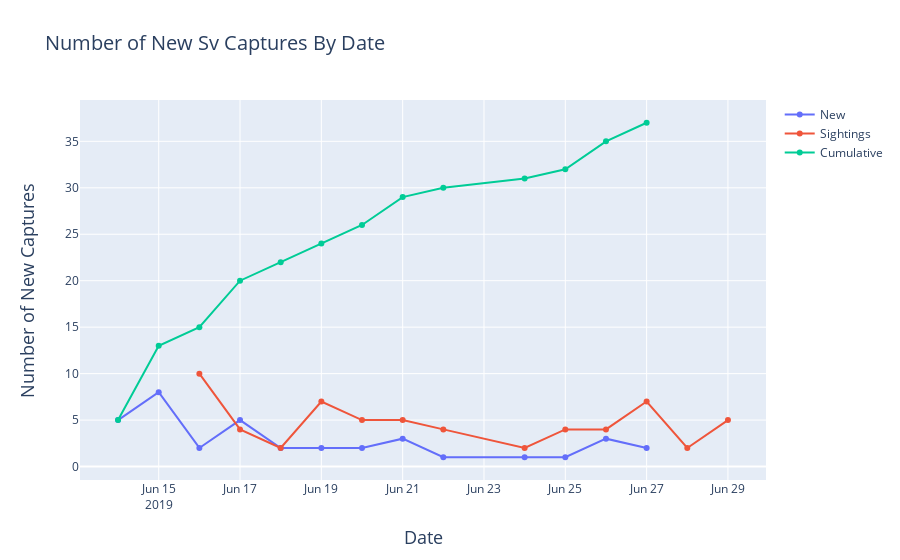

Notebook cell for this chart:
### Markdown cell above
## _Sceloporus virgatus_

### Code cell
species ='Sv'
# from datetime import datetime
New = go.Scatter(x=nCaptures.loc[nCaptures.Species==species].Date.sort_values(), 
                y=nCaptures.loc[nCaptures.Species==species].Painted,
               mode = 'lines+markers',  name = 'New')
Sighting =  go.Scatter(x=nCaptures.loc[nCaptures.Species==species].Date.sort_values(), 
                y=nCaptures.loc[nCaptures.Species==species].Sighting,
               mode = 'lines+markers',  name = 'Sightings')
Cumulative =  go.Scatter(x=nCaptures.loc[nCaptures.Species==species].Date.sort_values(), 
                y=nCaptures.loc[nCaptures.Species==species].cumulativeNew,
               mode = 'lines+markers',  name = 'Cumulative')

data = [New,Sighting,Cumulative]
layout = go.Layout(
    title = 'Number of New {} Captures By Date'.format(species),
    titlefont = dict(
        size = 20),
    xaxis = dict(
#         dtick = 1,
        title = 'Date',
        titlefont = dict(
            size = 18)),
    yaxis = dict(
        title = 'Number of New Captures',
        titlefont = dict(
            size = 18)))
fig = go.Figure(
        data = data,
        layout = layout)
iplot(fig,
         filename = 'Number of New {} Captures By Date for {}.html'.format(species, year))

### Figure 1 — Plotly figure (JSON) as saved in the notebook; plotly's stock layout.template omitted (floating-point values rounded to 4 significant figures)
{"data": [{"mode": "lines+markers", "name": "New", "type": "scatter", "x": ["2019-06-14T00:00:00", "2019-06-15T00:00:00", "2019-06-16T00:00:00", "2019-06-17T00:00:00", "2019-06-18T00:00:00", "2019-06-19T00:00:00", "2019-06-20T00:00:00", "2019-06-21T00:00:00", "2019-06-22T00:00:00", "2019-06-24T00:00:00", "2019-06-25T00:00:00", "2019-06-26T00:00:00", "2019-06-27T00:00:00", "2019-06-28T00:00:00", "2019-06-29T00:00:00"], "y": [5, 8, 2, 5, 2, 2, 2, 3, 1, 1, 1, 3, 2, null, null]}, {"mode": "lines+markers", "name": "Sightings", "type": "scatter", "x": ["2019-06-14T00:00:00", "2019-06-15T00:00:00", "2019-06-16T00:00:00", "2019-06-17T00:00:00", "2019-06-18T00:00:00", "2019-06-19T00:00:00", "2019-06-20T00:00:00", "2019-06-21T00:00:00", "2019-06-22T00:00:00", "2019-06-24T00:00:00", "2019-06-25T00:00:00", "2019-06-26T00:00:00", "2019-06-27T00:00:00", "2019-06-28T00:00:00", "2019-06-29T00:00:00"], "y": [null, null, 10, 4, 2, 7, 5, 5, 4, 2, 4, 4, 7, 2, 5]}, {"mode": "lines+markers", "name": "Cumulative", "type": "scatter", "x": ["2019-06-14T00:00:00", "2019-06-15T00:00:00", "2019-06-16T00:00:00", "2019-06-17T00:00:00", "2019-06-18T00:00:00", "2019-06-19T00:00:00", "2019-06-20T00:00:00", "2019-06-21T00:00:00", "2019-06-22T00:00:00", "2019-06-24T00:00:00", "2019-06-25T00:00:00", "2019-06-26T00:00:00", "2019-06-27T00:00:00", "2019-06-28T00:00:00", "2019-06-29T00:00:00"], "y": [5, 13, 15, 20, 22, 24, 26, 29, 30, 31, 32, 35, 37, null, null]}], "layout": {"title": {"font": {"size": 20}, "text": "Number of New Sv Captures By Date"}, "xaxis": {"title": {"font": {"size": 18}, "text": "Date"}}, "yaxis": {"title": {"font": {"size": 18}, "text": "Number of New Captures"}}}}
